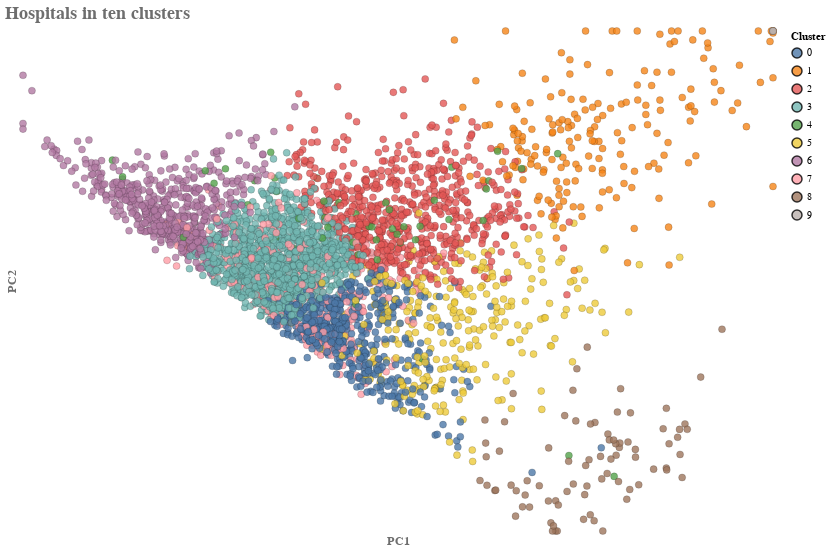

Notebook cell for this chart:
### Markdown cell above
### Find and plot 10 KMeans clusters

### Code cell
kmeans = KMeans(n_clusters=10,random_state=42)
clusterAssignment = kmeans.fit_predict(X_pca)
clusterDf = pd.DataFrame(data=clusterAssignment.reshape(-1,1),columns=['Cluster'])
clusterDf['Hospital'] = continuous['HOSP_NIS']
X = PCA(n_components=2).fit_transform(featureArray)  #get x,y for viz
clusterDf['PC1'] = X[:,0]
clusterDf['PC2'] = X[:,1]

alt.Chart(clusterDf).mark_point(size=50,filled=True,opacity=.8,stroke='black',strokeWidth=.2
    ).encode(
    x=alt.X('PC1:Q',axis=alt.Axis(labels=False),scale=alt.Scale(domain=(-5,7),clamp=True)),
    y=alt.Y('PC2:Q',axis=alt.Axis(labels=False),scale=alt.Scale(domain=(-6,5),clamp=True)),
    color=alt.Color('Cluster:N',scale=alt.Scale(scheme='tableau10')),
    tooltip='Hospital:N'
    ).properties(width=750, height=500, title='Hospitals in ten clusters'
    ).configure_axis(grid=False,titleFont='Arial',titleFontSize=12,titleColor='#6e6e6e',
                     domainWidth=0,domainColor='#dcdcdc',tickSize=0
    ).configure_view(strokeWidth=0
    ).configure_title(fontSize=18,font='Arial',fontWeight='bold',color='#6e6e6e',anchor='start')

### Figure 1 — Vega-Lite specification as saved in the notebook (floating-point values rounded to 4 significant figures; data arrays with more than 128 entries replaced by an {"elided": "..."} marker saying what was removed)
{"config": {"view": {"continuousWidth": 400, "continuousHeight": 300, "strokeWidth": 0}, "axis": {"domainColor": "#dcdcdc", "domainWidth": 0, "grid": false, "tickSize": 0, "titleColor": "#6e6e6e", "titleFont": "Arial", "titleFontSize": 12}, "title": {"anchor": "start", "color": "#6e6e6e", "font": "Arial", "fontSize": 18, "fontWeight": "bold"}}, "data": {"name": "data-f24ff8273ddb8b1202419fbe76abcbe8"}, "mark": {"type": "point", "filled": true, "opacity": 0.8, "size": 50, "stroke": "black", "strokeWidth": 0.2}, "encoding": {"color": {"type": "nominal", "field": "Cluster", "scale": {"scheme": "tableau10"}}, "tooltip": {"type": "nominal", "field": "Hospital"}, "x": {"type": "quantitative", "axis": {"labels": false}, "field": "PC1", "scale": {"clamp": true, "domain": [-5, 7]}}, "y": {"type": "quantitative", "axis": {"labels": false}, "field": "PC2", "scale": {"clamp": true, "domain": [-6, 5]}}}, "height": 500, "title": "Hospitals in ten clusters", "width": 750, "$schema": "https://vega.github.io/schema/vega-lite/v4.8.1.json", "datasets": {"data-f24ff8273ddb8b1202419fbe76abcbe8": {"elided": "3746 records"}}}
